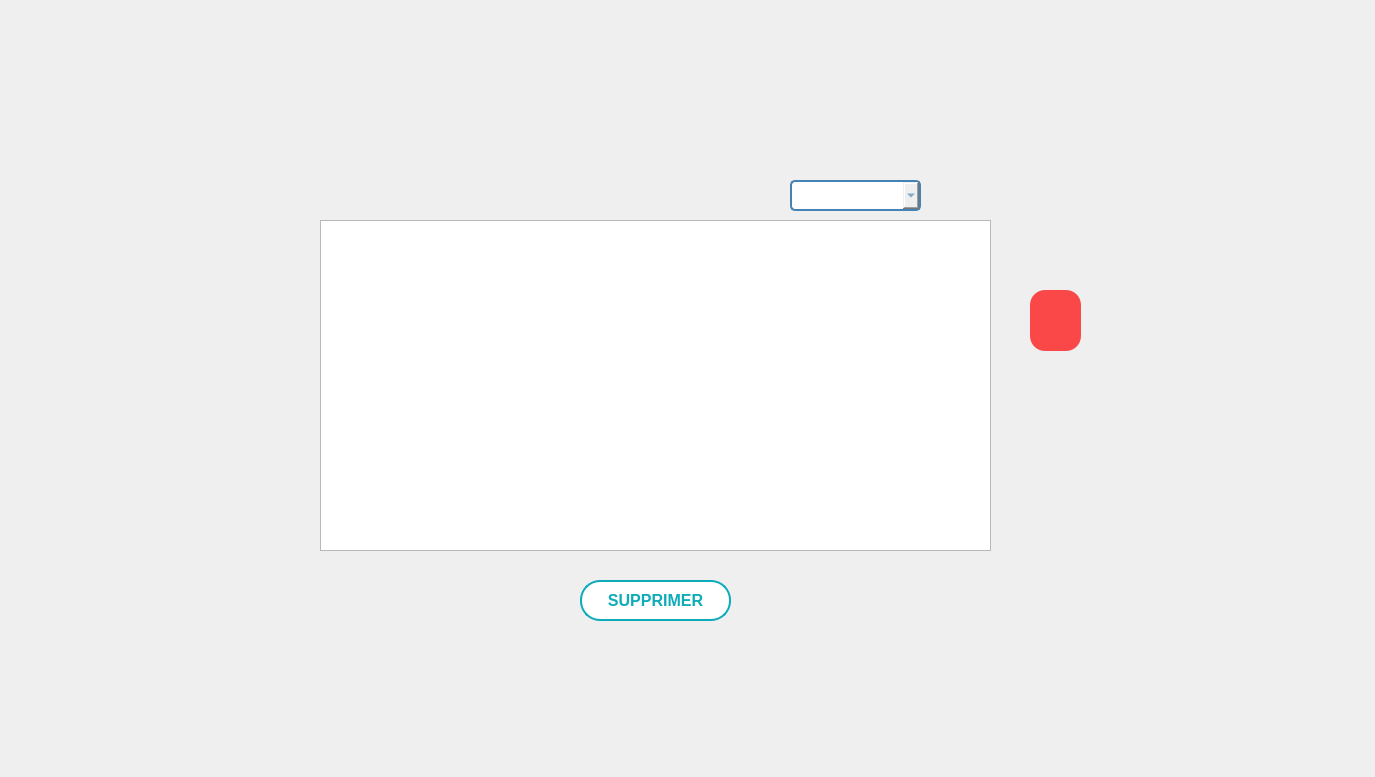
      <widget class="QWidget" name="tab_11">
       <property name="minimumSize">
        <size>
         <width>1366</width>
         <height>768</height>
        </size>
       </property>
       <attribute name="title">
        <string>Afficher</string>
       </attribute>
       <widget class="QLabel" name="label_18">
        <property name="geometry">
         <rect>
          <x>250</x>
          <y>580</y>
          <width>121</width>
          <height>91</height>
         </rect>
        </property>
        <property name="text">
         <string/>
        </property>
        <property name="pixmap">
         <pixmap>../../../Downloads/logo-removebg-preview (1).png</pixmap>
        </property>
        <property name="scaledContents">
         <bool>true</bool>
        </property>
       </widget>
       <widget class="QTableView" name="tabe">
        <property name="geometry">
         <rect>
          <x>320</x>
          <y>220</y>
          <width>671</width>
          <height>331</height>
         </rect>
        </property>
       </widget>
       <widget class="QPushButton" name="supprimer_ev">
        <property name="enabled">
         <bool>true</bool>
        </property>
        <property name="geometry">
         <rect>
          <x>580</x>
          <y>580</y>
          <width>151</width>
          <height>41</height>
         </rect>
        </property>
        <property name="font">
         <font>
          <family>Arial</family>
          <pointsize>12</pointsize>
          <weight>75</weight>
          <bold>true</bold>
         </font>
        </property>
        <property name="autoFillBackground">
         <bool>false</bool>
        </property>
        <property name="styleSheet">
         <string notr="true">/* Styles généraux du bouton */
QPushButton {
    background-color: #ffffff; /* Bleu clair pour représenter l'eau */
    border: 2px solid #0EABB8; /* Bordure bleue */
    color: #0EABB8; /* Texte blanc */
    padding: 10px ; /* Espacement intérieur */

    font-weight: bold; /* Police en gras */
    border-radius: 20px; /* Bordure arrondie */
    outline: none; /* Supprime la bordure de focus */
  
    overflow: hidden; /* Cache le contenu débordant */
    transition: background-color 0.3s, color 0.3s; /* Transition des couleurs */
}

/* Style au survol du bouton */
QPushButton:hover {
    background-color: #0EABB8; /* Fond devient blanc */
    color: #ffffff; /* Texte devient bleu clair */
}

/* Style au clic du bouton */
QPushButton:pressed {
    background-color: #0EABB8; /* Bleu foncé lors du clic */
    color: #f8f8f8; /* Texte blanc lors du clic */
}

/* Animation pour le pseudo-élément :after */
QPushButton::after {
    content: ''; /* Contenu vide */
    position: absolute; /* Position absolue */
    width: 100%; /* Largeur à 100% */
    height: 100%; /* Hauteur à 100% */
    background-color: rgba(255, 255, 255, 0.3); /* Fond semi-transparent */
    top: 50%; /* Positionnement au centre vertical */
    left: 50%; /* Positionnement au centre horizontal */
    border-radius: 50%; /* Bordure arrondie */
    transform: translate(-50%, -50%) scale(0); /* Réduit l'échelle à 0 */
    transition: transform 0.5s ease; /* Transition de l'échelle */
}

/* Animation au survol du bouton */
QPushButton:hover::after {
    transform: translate(-50%, -50%) scale(2); /* Augmente l'échelle à 2 */
}
</string>
        </property>
        <property name="text">
         <string>SUPPRIMER</string>
        </property>
        <property name="icon">
         <iconset>
          <normaloff>../Downloads/anyrgb.com.png</normaloff>../Downloads/anyrgb.com.png</iconset>
        </property>
        <property name="autoDefault">
         <bool>true</bool>
        </property>
       </widget>
       <widget class="QPushButton" name="refresh_ev">
        <property name="geometry">
         <rect>
          <x>260</x>
          <y>350</y>
          <width>51</width>
          <height>61</height>
         </rect>
        </property>
        <property name="styleSheet">
         <string notr="true">QPushButton {
    background-color: transparent; /* Bleu clair pour représenter l'eau */
    border: transparent; /* Bordure bleue */



}</string>
        </property>
        <property name="text">
         <string/>
        </property>
        <property name="icon">
         <iconset resource="gestion_abonnement/image/image.qrc">
          <normaloff>:/refresh-button_61444.png</normaloff>:/refresh-button_61444.png</iconset>
        </property>
        <property name="iconSize">
         <size>
          <width>25</width>
          <height>25</height>
         </size>
        </property>
       </widget>
       <widget class="QComboBox" name="comboBox_11">
        <property name="geometry">
         <rect>
          <x>790</x>
          <y>180</y>
          <width>131</width>
          <height>31</height>
         </rect>
        </property>
        <property name="styleSheet">
         <string notr="true">/* Style général du QComboBox */
QComboBox {
    border: 2px solid #4682B4; /* Bordure bleue */
    border-radius: 5px; /* Coins arrondis */
    padding: 5px; /* Espace intérieur */
    font-size: 14px; /* Taille de la police */
    font-family: &quot;Arial&quot;, sans-serif; /* Police de caractère */
    color: #4682B4; /* Couleur du texte */

}




/* Style des éléments déroulants */
QComboBox QAbstractItemView {
    border: 2px solid #4682B4; /* Bordure bleue */
    border-radius: 5px; /* Coins arrondis */
    font-size: 14px; /* Taille de la police */
    font-family: &quot;Arial&quot;, sans-serif; /* Police de caractère */
    color: #4682B4; /* Couleur du texte */
    background-color: #F0F8FF; /* Couleur de fond */
}

/* Style des éléments déroulants au survol */
QComboBox QAbstractItemView:hover {
    background-color: #87CEEB; /* Couleur de fond bleue au survol */
}
</string>
        </property>
       </widget>
       <widget class="QPushButton" name="rechercher_ev">
        <property name="geometry">
         <rect>
          <x>930</x>
          <y>170</y>
          <width>41</width>
          <height>41</height>
         </rect>
        </property>
        <property name="styleSheet">
         <string notr="true">QPushButton {
    background-color: transparent; /* Bleu clair pour représenter l'eau */
    border: transparent; /* Bordure bleue */



}</string>
        </property>
        <property name="text">
         <string/>
        </property>
        <property name="icon">
         <iconset resource="gestion_abonnement/image/image.qrc">
          <normaloff>:/search-512.webp</normaloff>:/search-512.webp</iconset>
        </property>
        <property name="iconSize">
         <size>
          <width>25</width>
          <height>25</height>
         </size>
        </property>
       </widget>
       <widget class="QPushButton" name="pdf_ev">
        <property name="geometry">
         <rect>
          <x>1030</x>
          <y>290</y>
          <width>51</width>
          <height>61</height>
         </rect>
        </property>
        <property name="styleSheet">
         <string notr="true">/* Style général du QPushButton */
QPushButton {
    border: none; /* Pas de bordure */
    border-radius: 15px; /* Coins arrondis */
    padding: 10px; /* Espace intérieur */
    font-size: 16px; /* Taille de la police */
    font-family: &quot;Arial&quot;, sans-serif; /* Police de caractère */
    color: #FFFFFF; /* Couleur du texte */
    background-color: rgba(255, 0, 0, 0.7); /* Couleur de fond rouge transparente */
    transition: background-color 0.5s, opacity 0.5s; /* Transition pour la couleur de fond et l'opacité */
}

/* Style de l'icône */
QPushButton::icon {
    width: 50px; /* Largeur de l'icône */
    height: 50px; /* Hauteur de l'icône */
    margin-right: 10px; /* Marge à droite de l'icône */
    border: 2px solid red; /* Bordure rouge autour de l'icône */
}

/* Style lorsque le bouton est survolé */
QPushButton:hover {
    background-color: rgba(255, 0, 0, 0.9); /* Couleur de fond rouge transparente plus foncée au survol */
}

/* Style lorsque le bouton est enfoncé */
QPushButton:pressed {
    background-color: rgba(255, 0, 0, 1); /* Couleur de fond rouge transparente pleine lorsqu'enfoncé */
    opacity: 1; /* Réduire légèrement l'opacité lors de l'enfoncement */
}
</string>
        </property>
        <property name="text">
         <string/>
        </property>
        <property name="icon">
         <iconset resource="gestion_abonnement/image/image.qrc">
          <normaloff>:/pdf.png</normaloff>:/pdf.png</iconset>
        </property>
        <property name="iconSize">
         <size>
          <width>50</width>
          <height>50</height>
         </size>
        </property>
       </widget>
       <widget class="QPushButton" name="stat_ev">
        <property name="geometry">
         <rect>
          <x>1000</x>
          <y>400</y>
          <width>91</width>
          <height>91</height>
         </rect>
        </property>
        <property name="styleSheet">
         <string notr="true">/* Style général du QPushButton */
QPushButton {
    border: none; /* Pas de bordure */
    border-radius: 15px; /* Coins arrondis */
    padding: 10px; /* Espace intérieur */
    font-size: 16px; /* Taille de la police */
    font-family: &quot;Arial&quot;, sans-serif; /* Police de caractère */
    color: #FFFFFF; /* Couleur du texte */
    background-color: transparent; /* Couleur de fond rouge transparente */
}

/* Style de l'icône */
QPushButton::icon {
    width: 50px; /* Largeur de l'icône */
    height: 50px; /* Hauteur de l'icône */
    margin-right: 10px; /* Marge à droite de l'icône */
    border: 2px solid red; /* Bordure rouge autour de l'icône */
}

/* Style lorsque le bouton est survolé */
QPushButton:hover {
    background-color: rgb(220,220,220); /* Couleur de fond grise transparente au survol */
}


/* Style lorsque le bouton est enfoncé */
QPushButton:pressed {
    background-color: rgba(255, 0, 0, 1); /* Couleur de fond rouge transparente pleine lorsqu'enfoncé */
    opacity: 1; /* Réduire légèrement l'opacité lors de l'enfoncement */
}
</string>
        </property>
        <property name="text">
         <string/>
        </property>
        <property name="icon">
         <iconset resource="gestion_abonnement/image/image.qrc">
          <normaloff>:/stat.png</normaloff>:/stat.png</iconset>
        </property>
        <property name="iconSize">
         <size>
          <width>100</width>
          <height>100</height>
         </size>
        </property>
       </widget>
       <widget class="QLabel" name="label_19">
        <property name="geometry">
         <rect>
          <x>0</x>
          <y>0</y>
          <width>1366</width>
          <height>768</height>
         </rect>
        </property>
        <property name="text">
         <string/>
        </property>
        <property name="pixmap">
         <pixmap resource="gestion_abonnement/image/image.qrc">:/background_3.png</pixmap>
        </property>
        <property name="scaledContents">
         <bool>true</bool>
        </property>
       </widget>
       <zorder>label_19</zorder>
       <zorder>label_18</zorder>
       <zorder>tabe</zorder>
       <zorder>supprimer_ev</zorder>
       <zorder>refresh_ev</zorder>
       <zorder>comboBox_11</zorder>
       <zorder>rechercher_ev</zorder>
       <zorder>pdf_ev</zorder>
       <zorder>stat_ev</zorder>
      </widget>
